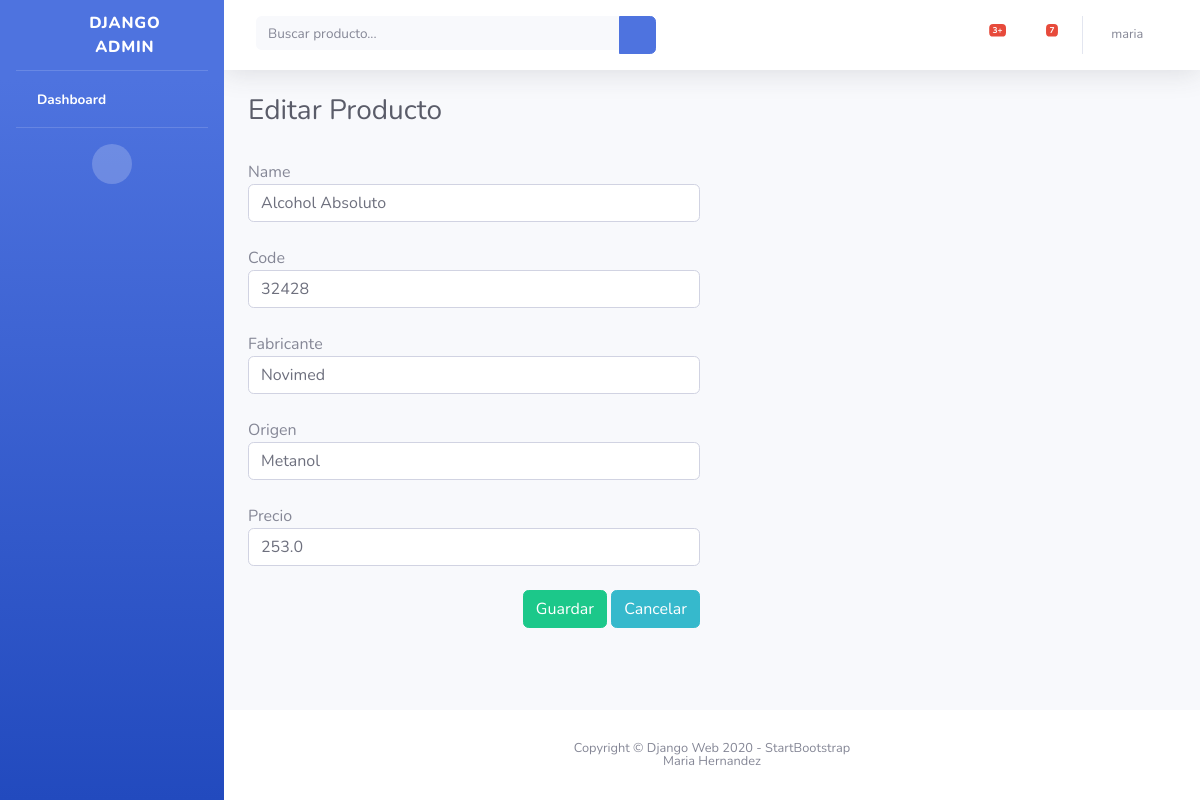
Page /user/logged_in/8/edit_employee (signed in) on the committed database.
### productoapp/models.py (models this page shows)
class Producto(models.Model):
    name = models.CharField(max_length=200)
    code = models.IntegerField()
    fabricante = models.CharField(max_length=200)
    origen = models.CharField(max_length=200)
    precio = models.FloatField()

### productoapp/views.py (the view)
# urls.py: path('user/logged_in/<int:pk>/edit_employee', EditProduct.as_view(), name="edit_product")
class EditProduct(LoginRequiredMixin,UpdateView):
    template_name = "productoapp/edit_product.html"
    model= Producto
    form_class = ProductForm
    success_url = reverse_lazy('home')

### productoapp/forms.py
class ProductForm(forms.ModelForm):
    class Meta:
        model = Producto
        fields = ['name', 'code', 'fabricante', 'origen', 'precio']
        widgets = {
            'name': forms.TextInput(attrs={'class':'form-control','placeholder':'Nombre'}),
            'code': forms.TextInput(attrs={'class':'form-control','placeholder':'Codigo'}),
            'fabricante': forms.TextInput(attrs={'class':'form-control','placeholder':'Fabricante'}),
            'origen': forms.TextInput(attrs={'class':'form-control','placeholder':'Origen'}),
            'precio': forms.TextInput(attrs={'class':'form-control','placeholder':'Precio'})
        }

### productoapp/templates/productoapp/edit_product.html (shortened to what this page needs)
{% extends 'productoapp/base_home.html' %}
  {% block main %}
    <h1 class="h3 mb-2 text-gray-800">Editar Producto</h1>
    <br />
    <form method="post" enctype="multipart/form-data" >
      <div class="row">
        <div class="col">
          {% for fields in form %}
            <span>{{fields.label}}</span>
            {{fields}}
            <br />
          {% endfor %}
          <div class="text-right">
            <button type="submit" class="btn btn-success">Guardar</button>
            <a href="{% url 'home' %}" class="btn btn-info">Cancelar</a>
          </div>
          <br />
        </div>
        <div class="col">
        </div>
      </div>
    </form>
  {% endblock %}

### productoapp/templates/productoapp/base_home.html (shortened to what this page needs)
{% load staticfiles i18n %}
<!DOCTYPE html>
<html lang="es">
  <head>
    {% block css %}
      <link href="{% static 'vendor/fontawesome-free/css/all.min.css' %}" rel="stylesheet" type="text/css">
      <link href="{% static 'css/sb-admin-2.min.css' %}" rel="stylesheet">
    {% endblock %}
  </head>
  <body id="page-top">
    <div id="wrapper">
      <ul class="navbar-nav bg-gradient-primary sidebar sidebar-dark accordion" id="accordionSidebar">
        <a class="sidebar-brand d-flex align-items-center justify-content-center" href="/user/logged_in/home">
          <div class="sidebar-brand-icon"><i class="fas fa-tasks"></i></div>
          <div class="sidebar-brand-text mx-3">Django Admin</div>
        </a>
        <hr class="sidebar-divider my-0">
        <li class="nav-item active">
          <a class="nav-link" href="/user/logged_in/home"><i class="fas fa-fw fa-tachometer-alt"></i><span>Dashboard</span></a>
        </li>
        <hr class="sidebar-divider">
        <div class="text-center d-none d-md-inline">
          <button class="rounded-circle border-0" id="sidebarToggle"></button>
        </div>
      </ul>
      <div id="content-wrapper" class="d-flex flex-column">
        <div id="content">
          <nav class="navbar navbar-expand navbar-light bg-white topbar mb-4 static-top shadow">
            <form class="d-none d-sm-inline-block form-inline mr-auto ml-md-3 my-2 my-md-0 mw-100 navbar-search">
              <div class="input-group">
                <input id="buscador" type="text" class="form-control bg-light border-0 small" placeholder="Buscar producto..." aria-label="Search" aria-describedby="basic-addon2">
                <div class="input-group-append">
                  <button class="btn btn-primary" type="button"><i class="fas fa-search fa-sm"></i></button>
                </div>
              </div>
            </form>
            <ul class="navbar-nav ml-auto">
              <li class="nav-item dropdown no-arrow mx-1">
                <a class="nav-link dropdown-toggle" href="#" id="alertsDropdown" role="button" data-toggle="dropdown" aria-haspopup="true" aria-expanded="false">
                  <i class="fas fa-bell fa-fw"></i>
                  <span class="badge badge-danger badge-counter">3+</span>
                </a>
              </li>
              <li class="nav-item dropdown no-arrow mx-1">
                <a class="nav-link dropdown-toggle" href="#" id="messagesDropdown" role="button" data-toggle="dropdown" aria-haspopup="true" aria-expanded="false">
                  <i class="fas fa-envelope fa-fw"></i>
                  <span class="badge badge-danger badge-counter">7</span>
                </a>
              </li>
              <li class="nav-item dropdown no-arrow">
                <a class="nav-link dropdown-toggle" href="#" id="userDropdown" role="button" data-toggle="dropdown" aria-haspopup="true" aria-expanded="false">
                  <span class="mr-2 d-none d-lg-inline text-gray-600 small">{{user.username}}</span>
                  <span style="font-size: 20px; color: Dodgerblue;">
                    <i class="far fa-grin text-success fa-lg"></i>
                  </span>
                </a>
              </li>
            </ul>
          </nav>
          <div class="container-fluid">
            {% block main %}
            {% endblock %}
          </div>
        </div>
        <footer class="sticky-footer bg-white">
          <div class="container my-auto">
            <div class="copyright text-center my-auto">
              <span>Copyright &copy; Django Web 2020 - StartBootstrap</span>
              <br />
              <span>Maria Hernandez</span>
            </div>
          </div>
        </footer>
      </div>
    </div>
  </body>
</html>

### rows in the picture
Producto: form "Alcohol Absoluto" "32428" "Novimed" "Metanol" "253.0"

### other values in the picture
{{ user.username }} "maria"
{{ fields.label }} "Name" "Code" "Fabricante" "Origen" "Precio"
